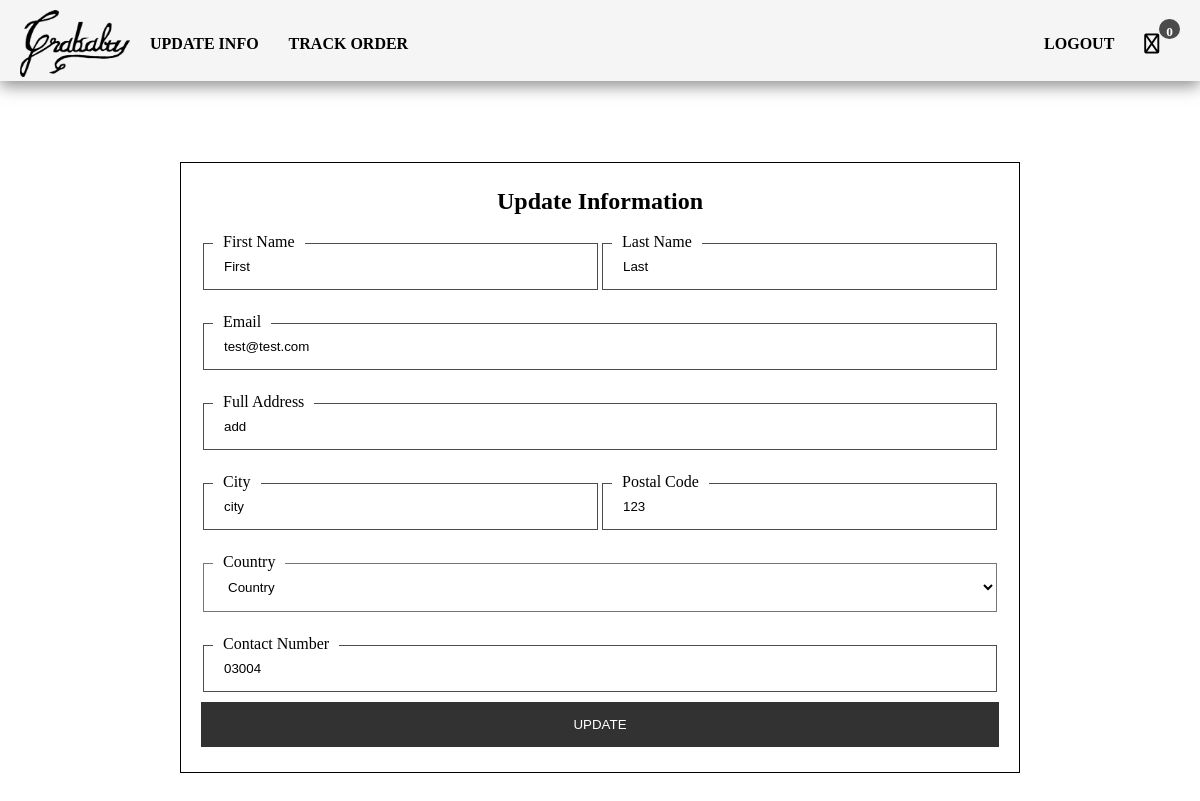
Page /user/ (signed in) on the committed database.
### project/models.py (models this page shows, shortened)
class Users(db.Model):
    __tablename__ = "Users"
    id = db.Column(db.Integer, primary_key=True)
    email = db.Column(db.Text, nullable=False)
    f_name = db.Column(db.Text, nullable=False)
    l_name = db.Column(db.Text, nullable=True)
    address = db.Column(db.Text, nullable=False)
    city = db.Column(db.Text, nullable=False)
    country = db.Column(db.Text, nullable=False)
    postal_code = db.Column(db.Text, nullable=False)
    phone = db.Column(db.Text, nullable=False)
    password_hash = db.Column(db.Text, nullable=False)

### project/user_routes.py (the view)
@user.route("/")
@login_required
def user_page():
    user_id = session.get("user_id")
    user = db.session.get(Users, user_id)
    if user:
        return render_template("user.html", TITLE="Grabalty | User", user=user)
    flash("User not found!", "danger")
    return redirect("/user/logout")

### project/user_routes.py (called while the page is built)
def login_required(f):
    @wraps(f)
    def decorated_function(*args, **kwargs):
        if session.get("user_id") is None:
            return redirect(f"/user/login?redirect={b64encode(request.path.encode()).decode()}")
        return f(*args, **kwargs)
    return decorated_function

### project/templates/user/user.html (shortened to what this page needs)
{% extends "layout_user.html" %} {% block head %}
<link rel="stylesheet" href="/static/css/home.css" />
<link rel="stylesheet" href="/static/css/login.css">
<link rel="stylesheet" href="/static/css/msg.css">
{% endblock %} {% block main %}
<main class="main" style="margin-top: 10%;">
    <div id="msg_div" class="alert" role="alert"></div>
    <form action="/user/update_info" method="POST">
        <div class="row">
            <div class="column">
                <h2 class="title">Update Information</h2>
            </div>
        </div>
        <div class="row input-row">
            <div class="column"><label class="input-label">First Name</label><input type="text" name="f_name" placeholder="First Name" value="{{user.f_name}}" class="form-field" required></div>
            <div class="column"><label class="input-label">Last Name</label><input type="text" name="l_name" placeholder="Last Name" value="{{user.l_name}}" class="form-field"> </div>
        </div>
        <div class="row input-row">
            <div class="column"><label class="input-label">Email</label><input type="email" name="email" placeholder="Email Address" value="{{user.email}}" class="form-field" required></div>
        </div>
        <div class="row input-row">
            <div class="column"><label class="input-label">Full Address</label><input type="text" name="address" placeholder="Full Address" value="{{user.address}}" class="form-field" required></div>
        </div>
        <div class="row input-row">
            <div class="column"><label class="input-label">City</label><input type="text" name="city" placeholder="City" value="{{user.city}}" class="form-field" required>
            </div>
            <div class="column"><label class="input-label">Postal Code</label><input type="text" name="postal_code" placeholder="Postal Code" value="{{user.postal_code}}" class="form-field" required></div>
        </div>
        <div class="row input-row">
            <div class="column">
                <label class="input-label">Country</label>
                    <select class="form-field" style="background-color: white;" id="country" name="country">
            <option value="">Country</option>
                    </select>
            </div>
        </div>
        <div class="row input-row">
            <div class="column"><label class="input-label">Contact Number</label><input type="text" name="phone" placeholder="Contact Number" value="{{user.phone}}" class="form-field" required></div>
        </div>
        <button type="submit" class="form-field">UPDATE</button>
    </form>
</main>
{% endblock %}

### project/static/css/header.css (style rules this page uses)
* { margin: 0; padding: 0; box-sizing: border-box; }
html, body { height: 100%; }

### project/static/css/home.css (style rules this page uses)
.row { color: black; margin: 0; display: flex; flex-direction: row; justify-content: center; }
.column { display: flex; flex-direction: column; border: none; position: relative; flex-grow: 1; }
.title { user-select: none; font-family: "BauerBodoni-Roman"; }
.column h2 { font-size: 1.5em; text-align: center; }

### project/static/css/login.css (style rules this page uses)
* { margin: 0; padding: 0; outline: none; }
html, body { background-color: white; width: 100%; }
.main { display: flex; flex-direction: column; align-items: center; margin-top: 5%; margin-bottom: 10px; }
form { display: flex; align-items: center; flex-direction: column; padding: 20px; border: 1px solid black; width: 70%; }
.form-field { width: 100%; padding: 15px 20px; margin-bottom: 5px; box-sizing: border-box; transition-duration: 350ms; }
input { border: 1px solid rgb(77, 77, 77); }
button { background-color: #323232; color: white; border: none; cursor: pointer; }
.row { width: 100%; }
.column { margin: 5px 2px; }
.input-label { background-color: white; position: relative; width: fit-content; top: 8px; left: 10px; padding: 0px 10px; }

### project/static/css/msg.css (style rules this page uses)
.alert { position: relative; padding: .75rem 1.25rem; margin-bottom: 1rem; border: 1px solid transparent; border-radius: .25rem; text-align: center; z-index: 100; }

### rows in the picture
Users: f_name "First", l_name "Last", email "test@test.com", address "add", city "city", postal_code "123", phone "03004"
